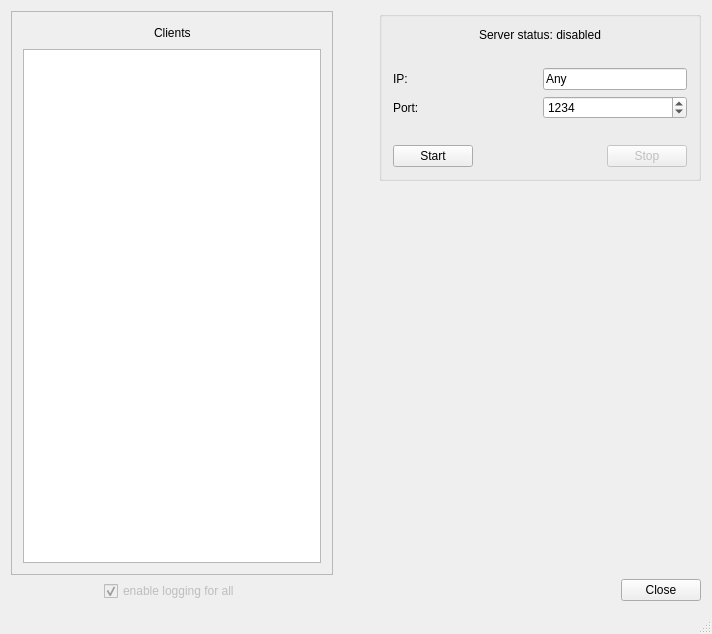
<?xml version="1.0" encoding="UTF-8"?>
<ui version="4.0">
 <class>MainWindow</class>
 <widget class="QMainWindow" name="MainWindow">
  <property name="geometry">
   <rect>
    <x>0</x>
    <y>0</y>
    <width>712</width>
    <height>634</height>
   </rect>
  </property>
  <property name="windowTitle">
   <string>VkKiller Server</string>
  </property>
  <widget class="QWidget" name="centralWidget">
   <layout class="QGridLayout" name="gridLayout_3">
    <item row="0" column="0">
     <layout class="QHBoxLayout" name="horizontalLayout_7">
      <item>
       <layout class="QVBoxLayout" name="verticalLayout_3">
        <item>
         <widget class="QScrollArea" name="scrollArea">
          <property name="widgetResizable">
           <bool>true</bool>
          </property>
          <widget class="QWidget" name="scrollAreaWidgetContents">
           <property name="geometry">
            <rect>
             <x>0</x>
             <y>0</y>
             <width>317</width>
             <height>519</height>
            </rect>
           </property>
           <layout class="QGridLayout" name="gridLayout">
            <item row="0" column="0">
             <layout class="QHBoxLayout" name="horizontalLayout">
              <item>
               <spacer name="horizontalSpacer">
                <property name="orientation">
                 <enum>Qt::Horizontal</enum>
                </property>
                <property name="sizeHint" stdset="0">
                 <size>
                  <width>40</width>
                  <height>20</height>
                 </size>
                </property>
               </spacer>
              </item>
              <item>
               <widget class="QLabel" name="label_onlineClients">
                <property name="text">
                 <string>Clients</string>
                </property>
               </widget>
              </item>
              <item>
               <spacer name="horizontalSpacer_2">
                <property name="orientation">
                 <enum>Qt::Horizontal</enum>
                </property>
                <property name="sizeHint" stdset="0">
                 <size>
                  <width>40</width>
                  <height>20</height>
                 </size>
                </property>
               </spacer>
              </item>
             </layout>
            </item>
            <item row="1" column="0">
             <widget class="QListWidget" name="clientsList"/>
            </item>
           </layout>
          </widget>
         </widget>
        </item>
        <item>
         <layout class="QHBoxLayout" name="horizontalLayout_5">
          <item>
           <spacer name="horizontalSpacer_4">
            <property name="orientation">
             <enum>Qt::Horizontal</enum>
            </property>
            <property name="sizeHint" stdset="0">
             <size>
              <width>40</width>
              <height>20</height>
             </size>
            </property>
           </spacer>
          </item>
          <item>
           <widget class="QCheckBox" name="enableLogging">
            <property name="enabled">
             <bool>false</bool>
            </property>
            <property name="text">
             <string>enable logging for all</string>
            </property>
            <property name="checked">
             <bool>true</bool>
            </property>
           </widget>
          </item>
          <item>
           <spacer name="horizontalSpacer_5">
            <property name="orientation">
             <enum>Qt::Horizontal</enum>
            </property>
            <property name="sizeHint" stdset="0">
             <size>
              <width>40</width>
              <height>20</height>
             </size>
            </property>
           </spacer>
          </item>
         </layout>
        </item>
       </layout>
      </item>
      <item>
       <spacer name="horizontalSpacer_7">
        <property name="orientation">
         <enum>Qt::Horizontal</enum>
        </property>
        <property name="sizeType">
         <enum>QSizePolicy::Fixed</enum>
        </property>
        <property name="sizeHint" stdset="0">
         <size>
          <width>40</width>
          <height>20</height>
         </size>
        </property>
       </spacer>
      </item>
      <item>
       <layout class="QVBoxLayout" name="verticalLayout_2">
        <item>
         <widget class="QGroupBox" name="controlPanel">
          <property name="sizePolicy">
           <sizepolicy hsizetype="Preferred" vsizetype="Preferred">
            <horstretch>0</horstretch>
            <verstretch>0</verstretch>
           </sizepolicy>
          </property>
          <property name="title">
           <string/>
          </property>
          <layout class="QGridLayout" name="gridLayout_2">
           <item row="2" column="0">
            <layout class="QVBoxLayout" name="verticalLayout">
             <item>
              <layout class="QHBoxLayout" name="horizontalLayout_3">
               <item>
                <widget class="QLabel" name="label_2">
                 <property name="text">
                  <string>IP:</string>
                 </property>
                 <property name="alignment">
                  <set>Qt::AlignLeading|Qt::AlignLeft|Qt::AlignVCenter</set>
                 </property>
                </widget>
               </item>
               <item>
                <widget class="QLineEdit" name="lineEdit_IpAddress">
                 <property name="sizePolicy">
                  <sizepolicy hsizetype="Preferred" vsizetype="Fixed">
                   <horstretch>0</horstretch>
                   <verstretch>0</verstretch>
                  </sizepolicy>
                 </property>
                 <property name="minimumSize">
                  <size>
                   <width>100</width>
                   <height>0</height>
                  </size>
                 </property>
                 <property name="text">
                  <string>Any</string>
                 </property>
                </widget>
               </item>
              </layout>
             </item>
             <item>
              <layout class="QHBoxLayout" name="horizontalLayout_4">
               <item>
                <widget class="QLabel" name="label_3">
                 <property name="text">
                  <string>Port:</string>
                 </property>
                 <property name="alignment">
                  <set>Qt::AlignLeading|Qt::AlignLeft|Qt::AlignVCenter</set>
                 </property>
                </widget>
               </item>
               <item>
                <widget class="QSpinBox" name="spinBox_Port">
                 <property name="sizePolicy">
                  <sizepolicy hsizetype="Preferred" vsizetype="Fixed">
                   <horstretch>0</horstretch>
                   <verstretch>0</verstretch>
                  </sizepolicy>
                 </property>
                 <property name="minimumSize">
                  <size>
                   <width>135</width>
                   <height>0</height>
                  </size>
                 </property>
                 <property name="maximum">
                  <number>65535</number>
                 </property>
                 <property name="value">
                  <number>1234</number>
                 </property>
                </widget>
               </item>
              </layout>
             </item>
             <item>
              <spacer name="verticalSpacer">
               <property name="orientation">
                <enum>Qt::Vertical</enum>
               </property>
               <property name="sizeType">
                <enum>QSizePolicy::Fixed</enum>
               </property>
               <property name="sizeHint" stdset="0">
                <size>
                 <width>20</width>
                 <height>20</height>
                </size>
               </property>
              </spacer>
             </item>
             <item>
              <layout class="QHBoxLayout" name="horizontalLayout_2">
               <item>
                <widget class="QPushButton" name="startServer">
                 <property name="text">
                  <string>Start</string>
                 </property>
                </widget>
               </item>
               <item>
                <spacer name="horizontalSpacer_3">
                 <property name="orientation">
                  <enum>Qt::Horizontal</enum>
                 </property>
                 <property name="sizeHint" stdset="0">
                  <size>
                   <width>40</width>
                   <height>20</height>
                  </size>
                 </property>
                </spacer>
               </item>
               <item>
                <widget class="QPushButton" name="stopServer">
                 <property name="enabled">
                  <bool>false</bool>
                 </property>
                 <property name="text">
                  <string>Stop</string>
                 </property>
                </widget>
               </item>
              </layout>
             </item>
            </layout>
           </item>
           <item row="0" column="0">
            <widget class="QLabel" name="label_serverStatus">
             <property name="text">
              <string>Server status: disabled</string>
             </property>
             <property name="alignment">
              <set>Qt::AlignCenter</set>
             </property>
            </widget>
           </item>
           <item row="1" column="0">
            <spacer name="verticalSpacer_3">
             <property name="orientation">
              <enum>Qt::Vertical</enum>
             </property>
             <property name="sizeType">
              <enum>QSizePolicy::Fixed</enum>
             </property>
             <property name="sizeHint" stdset="0">
              <size>
               <width>20</width>
               <height>20</height>
              </size>
             </property>
            </spacer>
           </item>
          </layout>
         </widget>
        </item>
        <item>
         <spacer name="verticalSpacer_2">
          <property name="orientation">
           <enum>Qt::Vertical</enum>
          </property>
          <property name="sizeHint" stdset="0">
           <size>
            <width>20</width>
            <height>40</height>
           </size>
          </property>
         </spacer>
        </item>
        <item>
         <layout class="QHBoxLayout" name="horizontalLayout_6">
          <item>
           <spacer name="horizontalSpacer_6">
            <property name="orientation">
             <enum>Qt::Horizontal</enum>
            </property>
            <property name="sizeHint" stdset="0">
             <size>
              <width>40</width>
              <height>20</height>
             </size>
            </property>
           </spacer>
          </item>
          <item>
           <widget class="QPushButton" name="close">
            <property name="text">
             <string>Close</string>
            </property>
           </widget>
          </item>
         </layout>
        </item>
       </layout>
      </item>
     </layout>
    </item>
   </layout>
  </widget>
  <widget class="QMenuBar" name="menuBar">
   <property name="geometry">
    <rect>
     <x>0</x>
     <y>0</y>
     <width>712</width>
     <height>34</height>
    </rect>
   </property>
  </widget>
  <widget class="QStatusBar" name="statusBar"/>
 </widget>
 <layoutdefault spacing="6" margin="11"/>
 <resources/>
 <connections/>
</ui>
